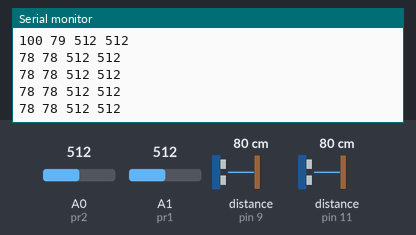
The sketch below on a simulated Arduino Uno, built with avr-gcc and run on an emulated ATmega328P. On the bench: the last lines printed to the serial monitor. Wiring (inferred from the names in the program): 2 × ultrasonic range finder: trigger pin 10, echo pin 9 / trigger pin 12, echo pin 11. Inputs (shaded band) come from the test bench; at power-on: distance to the obstacle (sensors on pin 9, pin 11) 80 cm, A0 (pr2) = 512, A1 (pr1) = 512. The echo pulse lasts 58.3 µs per cm.

Above: at 1.2 s.
1.3 s: distance to the obstacle (sensor on pin 9) set to 9 cm
At 1.84 s:
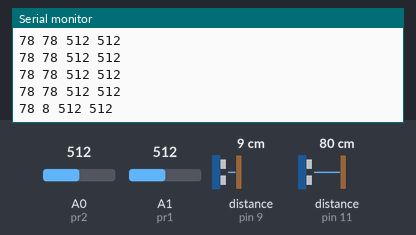
2.8 s: distance to the obstacle (sensor on pin 11) set to 2 cm
At 2.88 s:
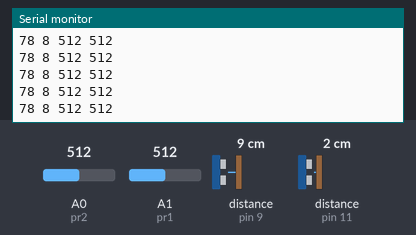
4.3 s: A0 (pr2) set to 716
At 4.3 s:
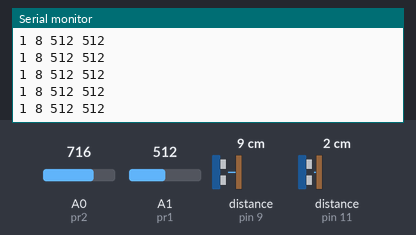
5.8 s: A1 (pr1) set to 716
At 5.92 s:
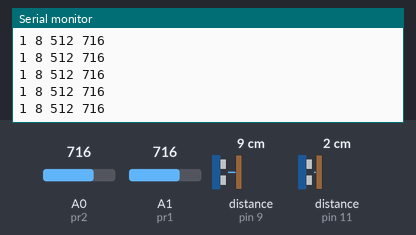
8.8 s: distance to the obstacle (sensor on pin 9) set to 18 cm
At 8.95 s:
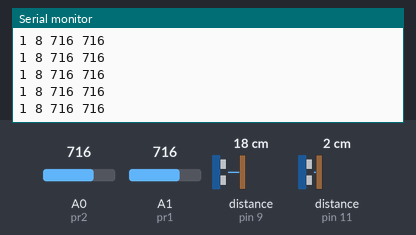
10.3 s: distance to the obstacle (sensor on pin 11) set to 4 cm
At 10.37 s:
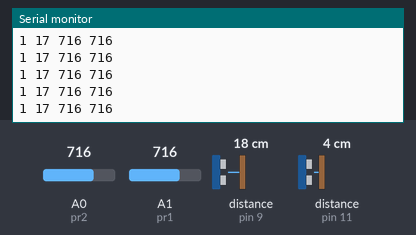
Timing chart, 0 to 12.8 s (numbered marks = the images above; inputs shaded):
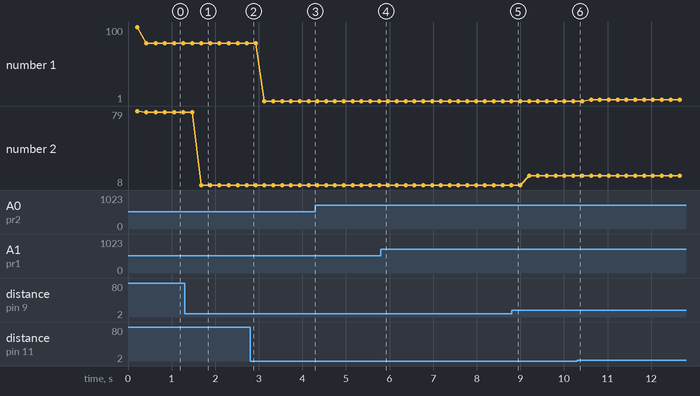

Measured:
- after the input at 1.3 s, the serial monitor: prints a new line after 0.38 s (image 1)
- plotted number 1: 78 → 1 after the input at 2.8 s, 1 → 3 after the input at 10.3 s
- plotted number 2: 78 → 8 after the input at 1.3 s, 8 → 17 after the input at 8.8 s

The sketch:

music_for_space_tourism_MAX.ino
```cpp
// pins
int pr1 = A1; // photoresistor 1 at analog pin A0
int pr2 = A0; // photoresistor 2 at analog pin A1
int us1_trig = 12; // ultrasonic sensor 1 trigger pin at digital pin 1
int us1_echo = 11; // ultrasonic sensor 1 echo pin at digital pin 2
int us2_trig = 10; // ultrasonic sensor 2 trigger pin at digital pin 3
int us2_echo = 9; // ultrasonic sensor 2 echo pin at digital pin 4
/*
 * int us1_trig = 1; // ultrasonic sensor 1 trigger pin at digital pin 1
int us1_echo = 2; // ultrasonic sensor 1 echo pin at digital pin 2
int us2_trig = 9; // ultrasonic sensor 2 trigger pin at digital pin 3
int us2_echo = 10; // ultrasonic sensor 2 echo pin at digital pin 4

 */
// variables to hold readings
int pr1_value = 0;
int pr2_value = 0;
long duration1 = 0;
long duration2 = 0;
int distance1 = 100;
int distance2 = 100;
int lastdistance1 = 0;
int lastdistance2 = 0;
int newdistance1;
int newdistance2;
int bigval = 2000;
int smallval = 5;

void setup(){
 Serial.begin(9600);
 pinMode(pr1, INPUT);
 pinMode(pr2, INPUT);
 pinMode(us1_trig, OUTPUT);
 pinMode(us1_echo, INPUT);
 pinMode(us2_trig, OUTPUT);
 pinMode(us2_echo, INPUT);
}

void loop(){
  digitalWrite(us1_trig, LOW);
  delayMicroseconds(2);
  digitalWrite(us1_trig, HIGH);
  delayMicroseconds(10);
  digitalWrite(us1_trig, LOW);
  duration1 = pulseIn(us1_echo, HIGH);
  newdistance1 = duration1*0.034/2;
  if (newdistance1 < bigval && newdistance2 > smallval) distance1 = newdistance1;
  digitalWrite(us2_trig, LOW);
  delayMicroseconds(2);
  digitalWrite(us2_trig, HIGH);
  delayMicroseconds(10);
  digitalWrite(us2_trig, LOW);
  duration2 = pulseIn(us2_echo, HIGH);
  newdistance2 = duration2*0.034/2;
  if (newdistance2 < bigval && newdistance2 > smallval) distance2 = newdistance2;
  pr1_value = analogRead(pr1);
  delay(200); //Small delay
  pr2_value = analogRead(pr2);
  // FORMATTED FOR MAX PATCH:
  Serial.print(distance1);
  Serial.print(" ");
  Serial.print(distance2);
  Serial.print(" ");
  Serial.print(pr1_value);
  Serial.print(" ");
  Serial.print(pr2_value);
  Serial.println();
  /*
  // FORMATTED FOR ARDUINO IDE SERIAL:
  Serial.print("us1: ");
  Serial.print(distance1);
  Serial.print("  ");
  Serial.print("us2: ");
  Serial.print(distance2);
  Serial.print("  ");
  Serial.print("pr1: ");
  Serial.print(pr1_value);
  Serial.print("  ");
  Serial.print("pr2: ");
  Serial.println(pr2_value);

  if (distance1
  lastdistance1 = distance1;
  lastdistance2 = distance2;
  // FORMATTED FOR MAX PATCH:
  Serial.print(lastdistance1);
  Serial.print(" ");
  Serial.print(lastdistance2);

  */
}
```
